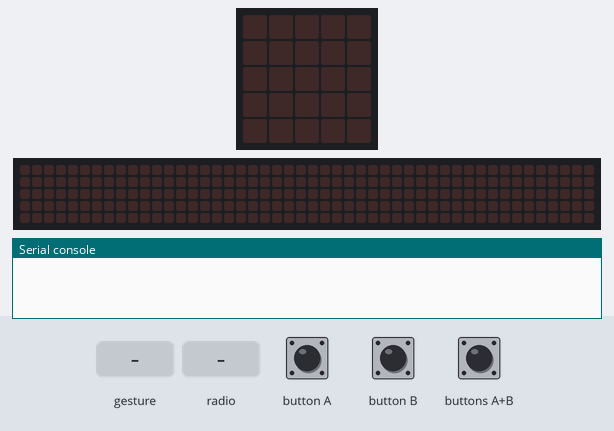
A program run on a simulated BBC micro:bit (MakeCode). On the bench: the board's 5×5 LED display, a strip that is not on the board, showing the scrolling text unrolled, the last lines printed to the serial console. The test bench sets the inputs (shaded band). No radio messages arrive unless stated (any console line starting 'radio sent:' is added by the test bench); a tilt is held for 1.5 s and a shake lasts 1 s, then the board lies face up again; the 48×5 strip is a reading aid, not a part: it shows the text the display is scrolling, unrolled, one strip-width of it at a time.

Above: at 1.2 s.
1.3 s: gesture 'tilt right'
At 1.47 s:
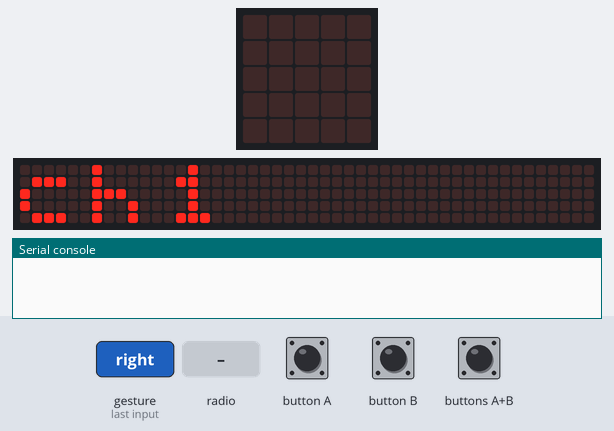
4.3 s: gesture 'shake'
6.5 s: gesture 'screen down'
At 7.4 s:
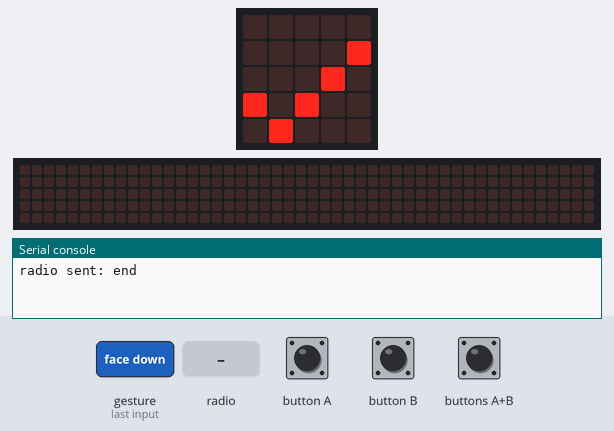
8.1 s: gesture 'tilt right'
At 8.17 s:
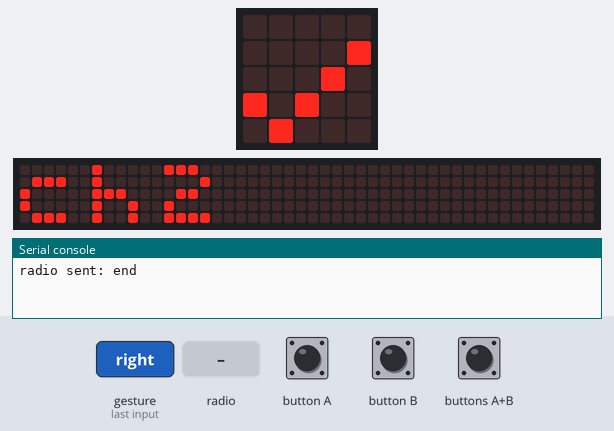
11.1 s: radio message "end" arrives
12.6 s: gesture 'tilt right'
At 16.07 s:
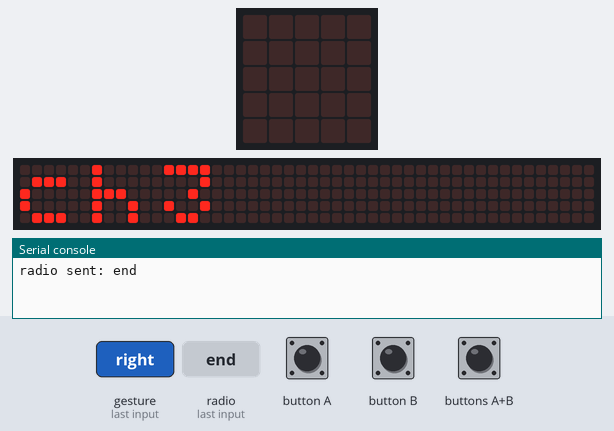
Timing chart, 0 to 16.6 s (numbered marks = the images above; inputs shaded):
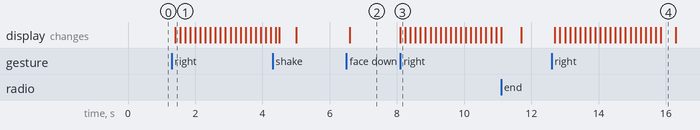

Measured:
- after the input at 1.3 s, the display: changes after 0.10 s (image 1)
- after the input at 6.5 s, the display: changes after 0.10 s (image 2)
- after the input at 8.1 s, the display: changes at once (image 3)
- after the input at 12.6 s, the display: changes after 0.10 s (image 4)
- what the display in image 4 shows lasts 0.4 s, from 15.9 s to 16.3 s

The program:

main.ts
```typescript
function convert () {
    for (let k = 0; k <= convert_data.length - 1; k++) {
        if (alphabet == convert_data[k]) {
            compared.push(alphabet_data[k])
            order = "" + k + ""
        }
    }
}
input.onGesture(Gesture.TiltRight, function () {
    if (ｍ < 10) {
        ｍ += 1
    } else {
        ｍ = 1
    }
    radio.setGroup(ｍ)
    basic.showString("ch" + ｍ)
})
input.onButtonPressed(Button.A, function () {
    basic.clearScreen()
    letter = "" + letter + "0"
})
input.onGesture(Gesture.Shake, function () {
    for (let i = 0; i <= compared.length - 1; i++) {
        radio.sendString("" + (compared[i]))
    }
    radio.sendString("end")
    basic.clearScreen()
    compared = []
})
input.onGesture(Gesture.ScreenDown, function () {
    compared.pop()
basic.showLeds(`
        . . . . .
        . . . . #
        . . . # .
        # . # . .
        . # . . .
        `)
})
input.onButtonPressed(Button.AB, function () {
    alphabet = letter
    convert_data = binary_data
    convert()
    letter_data[parseInt(order)].showImage(0)
    letter = "#"
})
input.onButtonPressed(Button.B, function () {
    basic.clearScreen()
    letter = "" + letter + "1"
})
radio.onReceivedStringDeprecated(function (receivedString) {
    if (receivedString == "end") {
        for (let j = 0; j <= received_data.length - 1; j++) {
            alphabet = received_data[j]
            convert_data = alphabet_data
            convert()
            result.push(order)
        }
        for (let l = 0; l <= result.length - 1; l++) {
            letter_data[parseInt(result[l])].showImage(0)
            basic.clearScreen()
            basic.pause(100)
        }
        result = []
        received_data = []
        compared = []
        basic.clearScreen()
    } else {
        received_data.push(receivedString)
    }
})
let ｍ = 0
let order = ""
let convert_data: string[] = []
let letter_data: Image[] = []
let binary_data: string[] = []
let alphabet_data: string[] = []
let result: string[] = []
let received_data: string[] = []
let letter = ""
let alphabet = ""
let compared: string[] = []
let receivedNumber: number[] = []
alphabet = ""
compared = []
letter = "#"
received_data = []
let receivedString = ""
result = []
radio.setGroup(1)
alphabet_data = [
"A",
"x",
"B",
"w",
"C",
"v",
"D",
"u",
"E",
"t",
"F",
"s",
"G",
"r",
"H",
"q",
"I",
"p",
"J",
"o",
"K",
"n",
"L",
"m",
"M",
"l",
"N",
"k",
"O",
"j",
"P",
"i",
"Q",
"h",
"R",
"g",
"S",
"f",
"T",
"e",
"U",
"d",
"V",
"c",
"W",
"b",
"X",
"a"
]
binary_data = [
"#01",
"#0101",
"#1000",
"#1010",
"#100",
"#0",
"#00100",
"#0010",
"#110",
"#0000",
"#10110",
"#0111",
"#101",
"#0100",
"#11",
"#10",
"#111",
"#1110",
"#0110",
"#1101",
"#010",
"#000",
"#1",
"#001",
"#01001",
"#0011",
"#01000",
"#0001",
"#011",
"#1001",
"#1011",
"#1100",
"#1111",
"#10111",
"#01011",
"#11011",
"#10101",
"#10100",
"#10011",
"#10001",
"#00101",
"#11010",
"#01100",
"#11001",
"#10010",
"#01110",
"#11101",
"#01010"
]
letter_data = [
images.createImage(`
    . . . . #
    . . . # .
    # # # . .
    . . # . .
    . . # . .
    `),
images.createImage(`
    . . . . .
    # # # # #
    # . . . #
    # . . . #
    # # # # #
    `),
images.createImage(`
    . . . # .
    . # . # .
    . # . # .
    # . . . #
    # . . . #
    `),
images.createImage(`
    . . . . .
    . # # # .
    . . . . .
    . . . . .
    # # # # #
    `),
images.createImage(`
    . . # . .
    # # # # #
    . . # . .
    # . # . #
    # . # . #
    `),
images.createImage(`
    . . # . .
    . # . # .
    # . . . #
    . . . . #
    . . . . #
    `),
images.createImage(`
    # . . . .
    # # . . .
    # . # . .
    # . . # .
    # . . . .
    `),
images.createImage(`
    . . . # .
    . # # . .
    # # # # #
    . . # . .
    . # . . .
    `),
images.createImage(`
    # . . # .
    # . . # .
    . . . # .
    . . . # .
    . # # . .
    `),
images.createImage(`
    # # # # #
    . . . . #
    . # . # .
    . . # . .
    # # . # #
    `),
images.createImage(`
    . . # . .
    . . # . .
    # . # . #
    # . # . #
    # . # # .
    `),
images.createImage(`
    # # # # #
    . . . . #
    # # # # #
    . . . . #
    . . # # .
    `),
images.createImage(`
    # # # # #
    # . . . #
    . . . . #
    . . . # .
    . . # . .
    `),
images.createImage(`
    . # . . .
    # # # # #
    . # . . #
    . # . . #
    # . . # #
    `),
images.createImage(`
    # # # # #
    . . . . #
    # # # # #
    . . . . #
    # # # # #
    `),
images.createImage(`
    . # # # #
    . # . . #
    # . # . #
    . . . # .
    . # # . .
    `),
images.createImage(`
    # . . . .
    # . . . .
    # . . . #
    # . . # .
    # # # . .
    `),
images.createImage(`
    # . . # #
    . # . . #
    . . . . #
    . . . # .
    . . # . .
    `),
images.createImage(`
    # . # . #
    # . # . #
    . . . . #
    . . . # .
    . . # . .
    `),
images.createImage(`
    . . # . .
    # # # # .
    . . . # .
    . # # . #
    # . # . #
    `),
images.createImage(`
    . . # . .
    # # # # #
    . . # . .
    . . # . .
    . # . . .
    `),
images.createImage(`
    . # # # .
    . . . . .
    # # # # #
    . . . . #
    . . # # .
    `),
images.createImage(`
    . . # . .
    . # . . .
    . # . # .
    # . . # .
    # # # . #
    `),
images.createImage(`
    . . # . .
    # # # # #
    # . . . #
    . . . . #
    . . # # .
    `),
images.createImage(`
    . . . # .
    # # # # #
    . # . # .
    # # # # #
    . . . # .
    `),
images.createImage(`
    . . . . #
    . . . . #
    . . . # .
    . . # . .
    # # . . .
    `),
images.createImage(`
    . . . # .
    # # # # #
    . . # # .
    . # . # .
    # . . # .
    `),
images.createImage(`
    . # . . .
    . # # # #
    # . . . #
    . . . # .
    . # # . .
    `),
images.createImage(`
    . # . . .
    # # # # #
    . # . . #
    . . # . .
    . . # . .
    `),
images.createImage(`
    # # # # #
    . . . . #
    # . . # .
    . # # . .
    . . . # .
    `),
images.createImage(`
    . # . . .
    . # # # #
    # . . # .
    . . . # .
    . . # . .
    `),
images.createImage(`
    # # # # #
    . . . . #
    . . . . #
    . . . # .
    . # # . .
    `),
images.createImage(`
    . . . . .
    # # # # #
    . . . . #
    . . . . #
    # # # # #
    `),
images.createImage(`
    . # # # .
    . . # . .
    . . # . .
    . . # . .
    # # # # #
    `),
images.createImage(`
    . # # # .
    . . . . .
    # # # # #
    . . # . .
    . # . . .
    `),
images.createImage(`
    # # # # #
    . . # . #
    . . # # .
    . . # . .
    . # . . .
    `),
images.createImage(`
    . # . # .
    # # # # #
    . # . # .
    . . . # .
    . . # . .
    `),
images.createImage(`
    . . # . .
    # # # # #
    . . # . .
    # # # # #
    . . # . .
    `),
images.createImage(`
    . . . . .
    . # # # .
    . . . # .
    . . . # .
    # # # # #
    `),
images.createImage(`
    . . . . #
    . # . # .
    . . # . .
    . # . # .
    # . . . .
    `),
images.createImage(`
    # # # # .
    . . . . .
    . # # # .
    . . . . .
    . # # # #
    `),
images.createImage(`
    # # . . .
    . . . . .
    # # . . #
    . . . # .
    # # # . .
    `),
images.createImage(`
    # # # # #
    . . . . #
    . . # # .
    . . # . .
    # # # # #
    `),
images.createImage(`
    # . . . #
    # # # # .
    # . . . .
    # . . . .
    . # # # #
    `),
images.createImage(`
    # # # # #
    . . # . .
    # # # # #
    . . # . .
    . . . # #
    `),
images.createImage(`
    . # . . .
    # # # # #
    . # . . #
    . # . . .
    . . # # #
    `),
images.createImage(`
    # # # # .
    . . . # .
    . . # . .
    . # . # .
    # . . . #
    `),
images.createImage(`
    . . . . .
    # # . . .
    . . . . #
    . . . # .
    # # # . .
    `)
]
```

test.ts
```typescript
// テストはここに来ます。このパッケージが拡張機能として使用されるときにはコンパイルされません。
```
